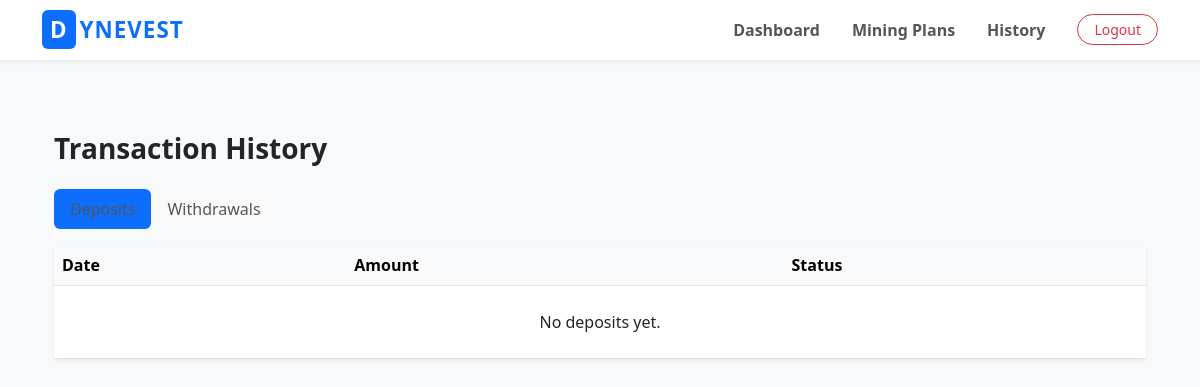
Page /transactions/ (signed in) on the earlier database version.
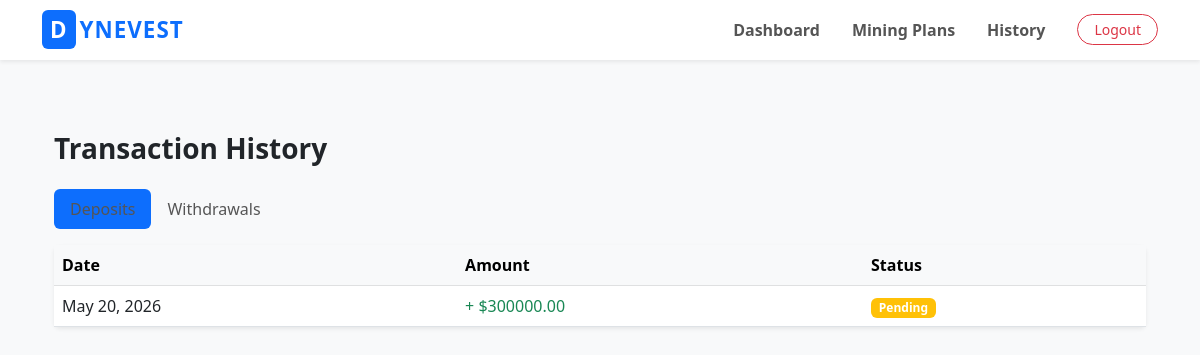
Same page on the later database version.
### core/models.py (models this page shows, shortened)
class Deposit(models.Model):
    STATUS_CHOICES = [('Pending', 'Pending'), ('Approved', 'Approved'), ('Declined', 'Declined')]
    user = models.ForeignKey(User, on_delete=models.CASCADE)
    amount = models.DecimalField(max_digits=12, decimal_places=2)
    proof = models.ImageField(upload_to='deposit_proofs/')
    status = models.CharField(max_length=10, choices=STATUS_CHOICES, default='Pending')
    created_at = models.DateTimeField(auto_now_add=True)

### core/views.py (the view)
# urls.py: path('transactions/', views.transactions_view, name='transactions'),
@login_required
def transactions_view(request):
    deposits = Deposit.objects.filter(user=request.user).order_by('-created_at')
    withdrawals = Withdrawal.objects.filter(user=request.user).order_by('-created_at')
    return render(request, 'core/transactions.html', {
        'deposits': deposits,
        'withdrawals': withdrawals,
    })

### core/templates/core/transactions.html (shortened to what this page needs)
{% extends 'core/base.html' %}
{% block content %}
<div class="container py-5">
    <h3 class="fw-bold mb-4">Transaction History</h3>
    <ul class="nav nav-pills mb-3" id="pills-tab" role="tablist">
        <li class="nav-item" role="presentation">
            <button class="nav-link active" id="pills-deposit-tab" data-bs-toggle="pill" data-bs-target="#pills-deposit"
                type="button">Deposits</button>
        </li>
        <li class="nav-item" role="presentation">
            <button class="nav-link" id="pills-withdraw-tab" data-bs-toggle="pill" data-bs-target="#pills-withdraw"
                type="button">Withdrawals</button>
        </li>
    </ul>
    <div class="tab-content" id="pills-tabContent">
        <div class="tab-pane fade show active" id="pills-deposit" role="tabpanel">
            <div class="card border-0 shadow-sm">
                <div class="table-responsive">
                    <table class="table mb-0">
                        <thead class="table-light">
                            <tr>
                                <th>Date</th>
                                <th>Amount</th>
                                <th>Status</th>
                            </tr>
                        </thead>
                        <tbody>
                            {% for d in deposits %}
                            <tr>
                                <td>{{ d.created_at|date:"M d, Y" }}</td>
                                <td class="text-success">+ ${{ d.amount }}</td>
                                <td>
                                    {% if d.is_approved %}
                                    <span class="badge bg-success">Approved</span>
                                    {% else %}
                                    <span class="badge bg-warning">Pending</span>
                                    {% endif %}
                                </td>
                            </tr>
                            {% empty %}
                            <tr>
                                <td colspan="3" class="text-center py-4">No deposits yet.</td>
                            </tr>
                            {% endfor %}
                        </tbody>
                    </table>
                </div>
            </div>
        </div>
    </div>
</div>
{% endblock %}

Differences in the rows shown:
added Deposit: created_at "May 20, 2026", amount "300000.00"
Other differences:
text no longer shown: "No deposits yet."
